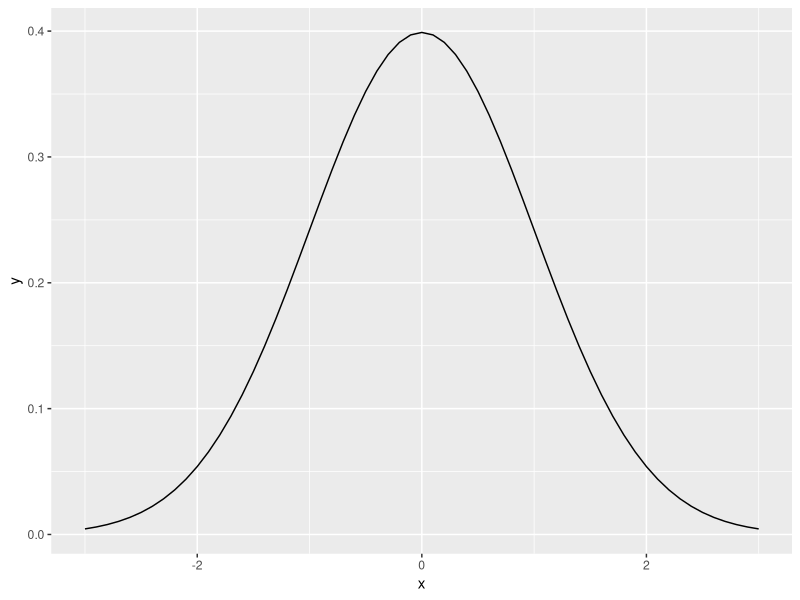
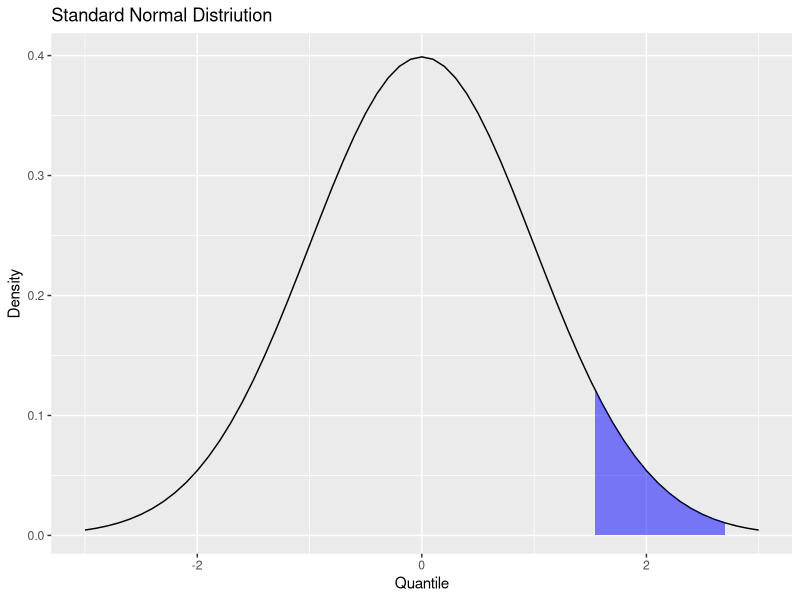

Reproduce these figures in R, in order.
## ---- chunk 1
knitr::opts_chunk$set(echo = TRUE)
library(tidyverse)
# would be better without having to load tidyverse, but is convenient
## ---- chunk 2
# How many ways can we select 3 items from 5 items?
choose(5, 3)
# How many ways can we select 3 items from 50 items?
choose(50,3)
# How many ways can we select 30 items from 50 items?
choose(50,30)

# /hidden choose()
## ---- chunk 3
# generate all combinations of the numbers 1 through 5 taken three at a time
combn(1:5, 3)
# generate all combinations of five treatments (T1, T2, T3, T4, T5) taken three at a time
treatments <- c("T1", "T2", "T3", "T4", "T5")
combn(treatments, 3)
# /hidden combn()
## ---- chunk 4
# generate a random uniform number between 0 and 1
# generate 10 random uniform numbers between 0 and 1
# generate one uniform variate between 1 and 10
# generate one normal variate 
# generate one binomial varaiate
# one poisson variate
# one exponential varaite
# one gamma variate
# generate three normal random values drawn from distributions with means of –10, 0, and +10 with sd of 1
# calculate 30 draws of a normal variate whose mean is itself randomly distributed and with hyperparameters of μ = 0 and σ = 0.2

# /hidden runif(), rnorm()
## ---- chunk 5
# generate two sets of identical numbers using the runif() function
# does the set.seed() function affect the all random generation in a document?
set.seed(100)
runif(10)
runif(10)

set.seed(100)
runif(10)
set.seed(100)
runif(10)
# /hidden set.seed()
## ---- chunk 6
# take 50 samples(without replacement) of diamond prices from the diamonds dataset
#   the diamonds dataset is loaded in the ggplot package
sample(diamonds$price, 50, replace = F)
# take another 50 samples but include replacement
# what does sample() do when size is not specified?


set.seed(42)
x <- rnorm(1000, 4, 10)
medians <- numeric(1000)   # empty vector of 1000 numbers
# sample x 1000 times with replacement and store the median of each sample in the vaiable medians. Use a for loop to do this
## ---- chunk 7
# simulate the results of ten coin tosses
# stimulate the results of ten coin tosses of an unfair coin (heads!= 0.5, tails != 0.5)
# what happens when the probabilities entered don't add up to one, how would r convert prob = c(10,20) for the coin flip example?
# generate 10 binomial variates

## ---- chunk 8
# generate a random permutation of vector 1:10
## ---- chunk 9
# if the probability of success is 0.5, what is the probability of getting exactly seven success' in ten trials
dbinom(7,10, prob = 0.5)

## cumulative probability
# what is the probability of having at least 7 success'
pbinom(7, 10, prob  =0.5)

## survival probability
# What is the probability of having at most 7 success'
pbinom(7,10, prob  =0.5, lower.tail = FALSE)

## interval probability
# what is the probability of having more than 3 but no more than 7 success'
pbinom(7, 10, 0.5) - pbinom(3, 10, 0.5)
pbinom(c(3,7), 10, 0.5)
diff(pbinom(c(3,7), 10, 0.5))

# /hidden d for distribution function
# /hidden p for the cumulative probability function
## ---- chunk 10
# what’s the probability of a draw being below .8 for a draw from a random standard normal distribution?
pnorm(0.8)
# calculate the probability that a man is shorter than 66 inches, assuming that men’s heights are normally distributed with a mean of 70 inches and a standard deviation of 3 inches
pnorm(q = 66, mean = 70, sd = 3)
#? calculate the probability that a man is TALLER than 66 inches, assuming that men’s heights are normally distributed with a mean of 70 inches and a standard deviation of 3 inches
pnorm(q=66, mean = 70, sd = 3, lower.tail = FALSE)
# calculate the probability that an exponential variable with a mean of 40 could be less than 20
pexp(q= 20, rate = 1/40)
# what is the probability that the same exponential variable could be greater than 50
pexp(50, rate = 1/40, lower.tail = FALSE)
# For the same exponential variable, what is P(20 < X < 50), the probability that it could fall between 20 and 50
diff(pexp(c(20,50), rate = 1/40))

# /hidden pnorm, pexp
## ---- chunk 11
# convert the 5th percentile of distribution X~N(100, 15) to a quantile
qnorm(0.05, mean = 100, sd = 15)
# calculate the 95% confidence interval of a standard normal variable.
cat("the 95% confidence interavl of a standard normal variable is from", qnorm(0.025), "to", qnorm(0.975))
## ---- chunk 12
# library(ggplot)
x <- seq(-3,3,0.1)
dens <- data.frame(x = x,
                   y = dnorm(x))

ggplot(dens, aes(x,y)) +
  geom_line()

# shade a the region between the 75th and 95th percentile. 
x <- seq(-3,3, length.out = 100)
df <- data.frame(x = x,
                   y = dnorm(x, mean = 0, sd = 1))

q75 <- quantile(df$x, 0.75)
q95 <- quantile(df$x, 0.95)

ggplot(dens, aes(x,y)) +
  geom_line() +
  labs(
    title = "Standard Normal Distriution",
    y = "Density",
    x = "Quantile"
  ) +
  geom_ribbon(
    data = subset(df, x > q75 & x < q95),
    aes(ymax = y),
    ymin = 0,
    fill = "blue",
    alpha = 0.5
  )
  
